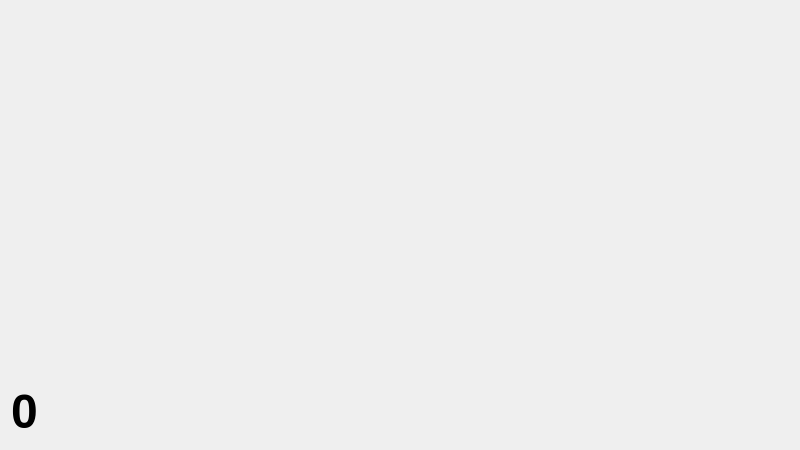
<?xml version="1.0" encoding="UTF-8"?>
<ui version="4.0">
 <class>AppWindow</class>
 <widget class="QMainWindow" name="AppWindow">
  <property name="geometry">
   <rect>
    <x>0</x>
    <y>0</y>
    <width>800</width>
    <height>450</height>
   </rect>
  </property>
  <property name="sizePolicy">
   <sizepolicy hsizetype="Preferred" vsizetype="Preferred">
    <horstretch>0</horstretch>
    <verstretch>0</verstretch>
   </sizepolicy>
  </property>
  <property name="minimumSize">
   <size>
    <width>0</width>
    <height>0</height>
   </size>
  </property>
  <property name="maximumSize">
   <size>
    <width>16777215</width>
    <height>16777215</height>
   </size>
  </property>
  <property name="windowTitle">
   <string>Vulkan Engine</string>
  </property>
  <widget class="QWidget" name="vkWidget">
   <property name="sizePolicy">
    <sizepolicy hsizetype="Preferred" vsizetype="Preferred">
     <horstretch>0</horstretch>
     <verstretch>0</verstretch>
    </sizepolicy>
   </property>
   <layout class="QGridLayout" name="tightLayout">
    <property name="leftMargin">
     <number>0</number>
    </property>
    <property name="topMargin">
     <number>0</number>
    </property>
    <property name="rightMargin">
     <number>0</number>
    </property>
    <property name="bottomMargin">
     <number>0</number>
    </property>
    <item row="0" column="0">
     <widget class="QWidget" name="guiWidget" native="true">
      <property name="enabled">
       <bool>true</bool>
      </property>
      <layout class="QGridLayout" name="gridLayout">
       <item row="1" column="0">
        <widget class="QLabel" name="fpsLabel">
         <property name="font">
          <font>
           <family>MS Sans Serif</family>
           <pointsize>36</pointsize>
           <weight>75</weight>
           <bold>true</bold>
           <kerning>true</kerning>
          </font>
         </property>
         <property name="layoutDirection">
          <enum>Qt::RightToLeft</enum>
         </property>
         <property name="autoFillBackground">
          <bool>false</bool>
         </property>
         <property name="styleSheet">
          <string notr="true">qproperty-alignment: right</string>
         </property>
         <property name="frameShape">
          <enum>QFrame::NoFrame</enum>
         </property>
         <property name="text">
          <string>0</string>
         </property>
        </widget>
       </item>
       <item row="0" column="0">
        <spacer name="verticalSpacer">
         <property name="orientation">
          <enum>Qt::Vertical</enum>
         </property>
         <property name="sizeHint" stdset="0">
          <size>
           <width>20</width>
           <height>40</height>
          </size>
         </property>
        </spacer>
       </item>
      </layout>
     </widget>
    </item>
   </layout>
  </widget>
 </widget>
 <layoutdefault spacing="6" margin="11"/>
 <resources/>
 <connections/>
</ui>
